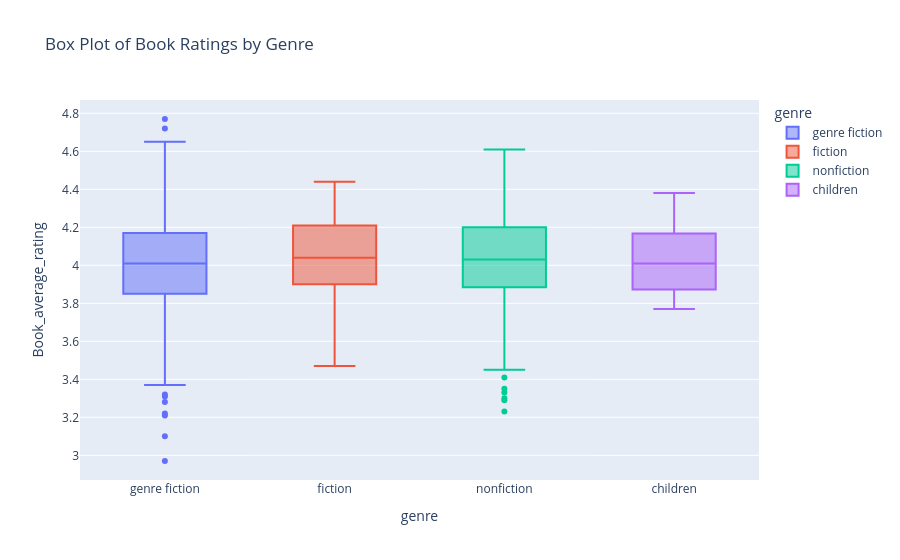

The code cell stored with this chart in its notebook:
### Code cell
Box_Plot_of_Book_Ratings_by_Genre = px.box(df, x='genre', y='Book_average_rating', color='genre',
             title='Box Plot of Book Ratings by Genre')
Box_Plot_of_Book_Ratings_by_Genre.show()

### Figure 1 — Plotly figure (JSON) as saved in the notebook; plotly's stock layout.template omitted (floating-point values rounded to 4 significant figures; data arrays with more than 128 entries replaced by an {"elided": "..."} marker saying what was removed)
{"data": [{"alignmentgroup": "True", "hovertemplate": "genre=%{x}<br>Book_average_rating=%{y}<extra></extra>", "legendgroup": "genre fiction", "marker": {"color": "#636efa"}, "name": "genre fiction", "notched": false, "offsetgroup": "genre fiction", "orientation": "v", "showlegend": true, "type": "box", "x": {"elided": "759 str values"}, "x0": " ", "xaxis": "x", "y": {"elided": "759 float values"}, "y0": " ", "yaxis": "y"}, {"alignmentgroup": "True", "hovertemplate": "genre=%{x}<br>Book_average_rating=%{y}<extra></extra>", "legendgroup": "fiction", "marker": {"color": "#EF553B"}, "name": "fiction", "notched": false, "offsetgroup": "fiction", "orientation": "v", "showlegend": true, "type": "box", "x": ["fiction", "fiction", "fiction", "fiction", "fiction", "fiction", "fiction", "fiction", "fiction", "fiction", "fiction", "fiction", "fiction", "fiction", "fiction", "fiction", "fiction", "fiction", "fiction", "fiction", "fiction", "fiction", "fiction", "fiction", "fiction", "fiction", "fiction", "fiction", "fiction", "fiction", "fiction", "fiction", "fiction", "fiction", "fiction", "fiction", "fiction", "fiction", "fiction", "fiction", "fiction", "fiction", "fiction", "fiction", "fiction", "fiction", "fiction", "fiction", "fiction", "fiction", "fiction", "fiction", "fiction", "fiction"], "x0": " ", "xaxis": "x", "y": [4.04, 3.9, 3.7, 4.01, 3.9, 4.21, 4.24, 3.96, 4.21, 4.16, 3.47, 4.14, 3.6, 3.94, 4.26, 4.42, 4.09, 4.06, 4.05, 3.75, 4.17, 4.11, 4.21, 4.1, 3.96, 3.82, 4.27, 4.28, 3.89, 3.85, 4.04, 3.96, 4.34, 4.39, 3.59, 3.71, 3.97, 4.33, 4.36, 4.16, 4.41, 4.03, 4.08, 4.03, 4.26, 3.7, 3.83, 3.93, 4.16, 4.03, 4.44, 3.84, 3.91, 3.94], "y0": " ", "yaxis": "y"}, {"alignmentgroup": "True", "hovertemplate": "genre=%{x}<br>Book_average_rating=%{y}<extra></extra>", "legendgroup": "nonfiction", "marker": {"color": "#00cc96"}, "name": "nonfiction", "notched": false, "offsetgroup": "nonfiction", "orientation": "v", "showlegend": true, "type": "box", "x": {"elided": "160 str values"}, "x0": " ", "xaxis": "x", "y": {"elided": "160 float values"}, "y0": " ", "yaxis": "y"}, {"alignmentgroup": "True", "hovertemplate": "genre=%{x}<br>Book_average_rating=%{y}<extra></extra>", "legendgroup": "children", "marker": {"color": "#ab63fa"}, "name": "children", "notched": false, "offsetgroup": "children", "orientation": "v", "showlegend": true, "type": "box", "x": ["children", "children", "children", "children", "children", "children", "children", "children", "children", "children", "children", "children", "children", "children", "children"], "x0": " ", "xaxis": "x", "y": [3.79, 3.94, 4.13, 3.77, 4.01, 4.25, 3.85, 4.17, 4.32, 4.02, 3.94, 3.96, 4.16, 4.38, 3.81], "y0": " ", "yaxis": "y"}], "layout": {"boxmode": "overlay", "legend": {"title": {"text": "genre"}, "tracegroupgap": 0}, "title": {"text": "Box Plot of Book Ratings by Genre"}, "xaxis": {"anchor": "y", "categoryarray": ["genre fiction", "fiction", "nonfiction", "children"], "categoryorder": "array", "domain": [0, 1], "title": {"text": "genre"}}, "yaxis": {"anchor": "x", "domain": [0, 1], "title": {"text": "Book_average_rating"}}}}
